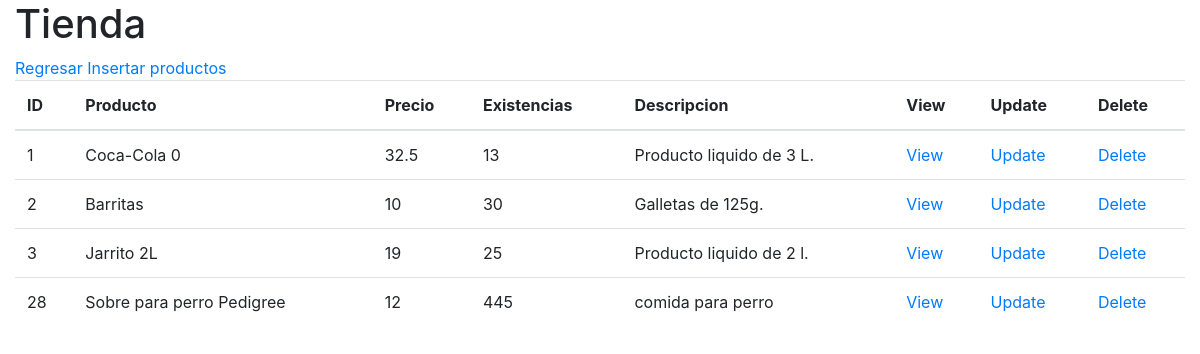
Before: /frontend/productos/index.php with the older database file.
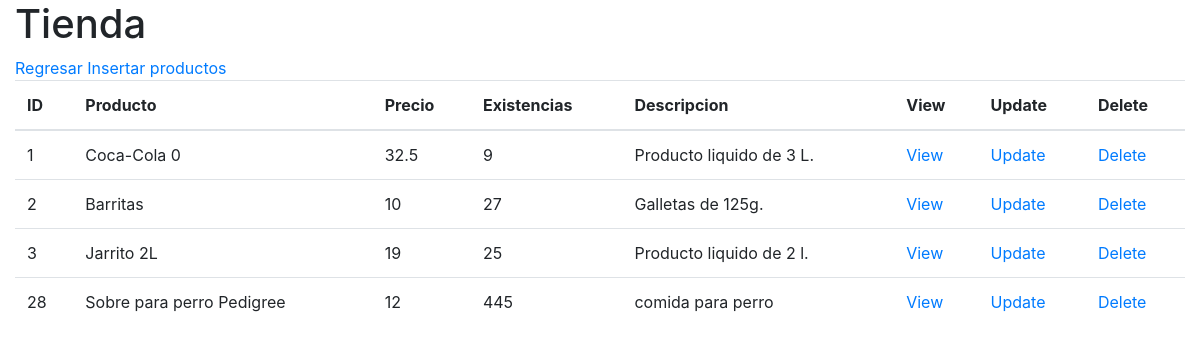
After: the same page with the newer database file.
### tables this page shows
CREATE TABLE producto(
       id_producto integer  primary key AUTOINCREMENT not null,
       producto varchar(100) not null,
       precio_venta decimal(11,2) not null,
       existencias integer not null,
       descripcion varchar(256) null
);

### frontend/productos/db/db_list.php (the view)
<?php
    $db = new SQLite3("../../sql/tienda.db");
    $resultado = $db->query("SELECT * from producto;");
    $table = "
        <table class='table'>
            <thead>
                <tr>
                    <th>ID</th>
                    <th>Producto</th>
                    <th>Precio</th>
                    <th>Existencias</th>
                    <th>Descripcion</th>
                    <th>View</th>
                    <th>Update</th>
                    <th>Delete</th>
                </tr>
            </thead>
    ";
    print($table);
    while ($row = $resultado->fetchArray()) {
        $id_producto    = $row['id_producto'];
        $producto       = $row['producto'];
        $precio_venta   = $row['precio_venta'];
        $existencias    = $row['existencias'];
        $descripcion    = $row['descripcion'];
        $table = "
            <tr>
                <td>$id_producto</td>
                <td>$producto</td>
                <td>$precio_venta</td>
                <td>$existencias</td>
                <td>$descripcion</td>
                <td><a href='view.php?id_producto=$id_producto'>View</a></td>
                <td><a href='update.php?id_producto=$id_producto'>Update</a></td>
                <td><a href='delete.php?id_producto=$id_producto'>Delete</a></td>
            </tr>
        ";
        print($table);
    }
    print("</table>");
?>

Changed rows visible on the page:
changed producto "Coca-Cola 0": existencias "13" → "9"
changed producto "Barritas": existencias "30" → "27"
